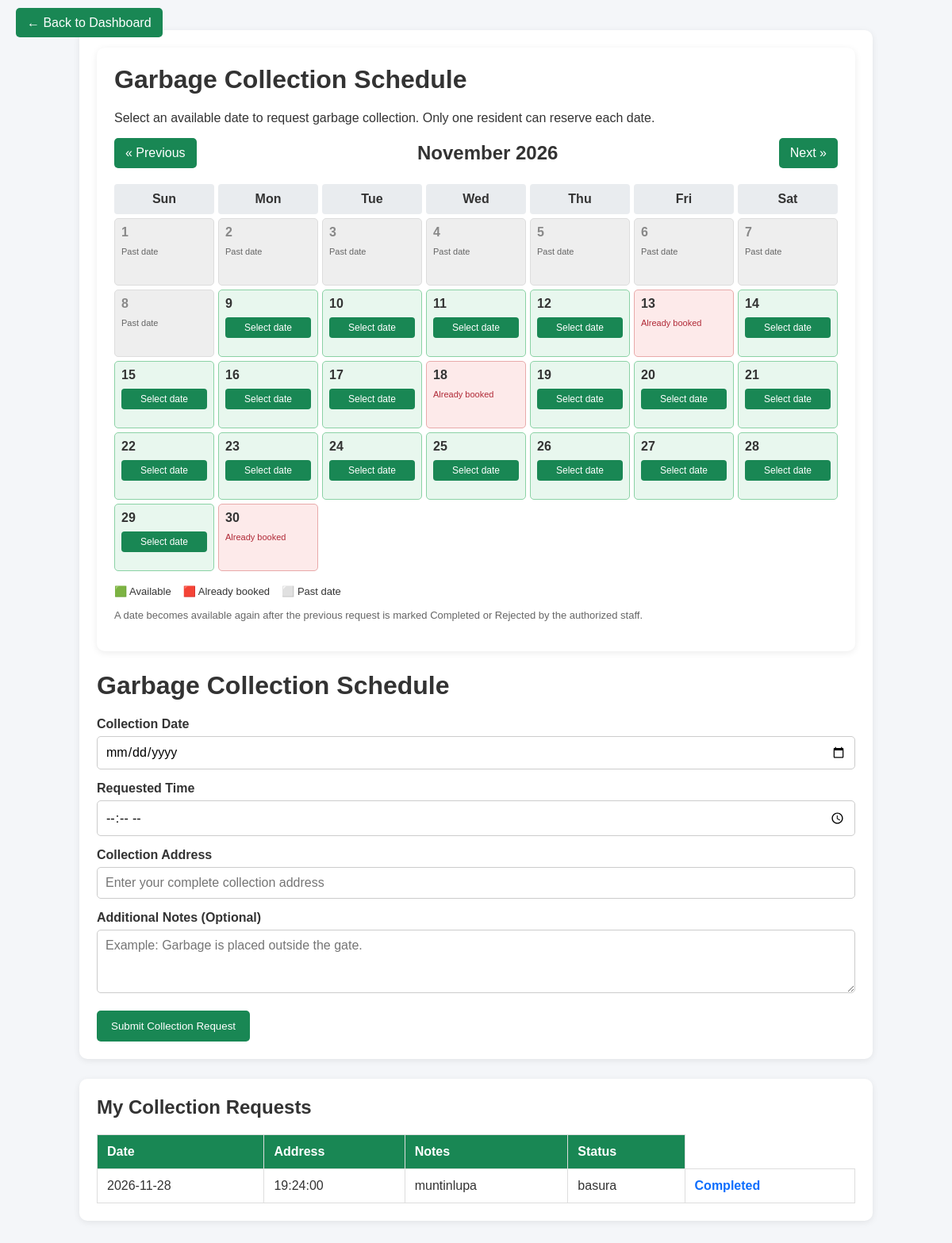
Page /wastesystem/residents/collection_schedule.php (signed in) on the committed database.
### tables this page shows
CREATE TABLE `collection_schedules` (
  `id` int(11) NOT NULL,
  `user_id` int(11) NOT NULL,
  `collector_id` int(11) DEFAULT NULL,
  `notes` text NOT NULL,
  `collection_date` date NOT NULL,
  `requested_time` time NOT NULL,
  `collection_address` varchar(255) NOT NULL,
  `status` enum('Rejected','Approved','Completed','Pending') NOT NULL DEFAULT 'Pending',
  `created_at` timestamp NOT NULL DEFAULT current_timestamp()
);

### wastesystem/residents/collection_schedule.php (the view, shortened to what this page needs)
<?php
include "../config/database.php";
$user_id = (int) $_SESSION["user_id"];
$month = isset($_GET["month"]) ? $_GET["month"] : date("Y-m");
$first_day = new DateTime($month . "-01");
$last_day = clone $first_day;
$last_day->modify("last day of this month");
$today = date("Y-m-d");
$booked_dates = [];
$start_date = $first_day->format("Y-m-d");
$end_date = $last_day->format("Y-m-d");
$booked_query = mysqli_prepare(
    $conn,
    "SELECT collection_date
     FROM collection_schedules
     WHERE collection_date BETWEEN ? AND ?
     AND status IN ('Pending', 'Approved')"
);
mysqli_stmt_bind_param($booked_query, "ss", $start_date, $end_date);
mysqli_stmt_execute($booked_query);
$booked_result = mysqli_stmt_get_result($booked_query);
while ($row = mysqli_fetch_assoc($booked_result)) {
    $booked_dates[] = $row["collection_date"];
}
$history = mysqli_prepare(
    $conn,
    "SELECT id, collection_date, requested_time,
            collection_address, notes, status
     FROM collection_schedules
     WHERE user_id = ?
     ORDER BY collection_date DESC, id DESC"
);
mysqli_stmt_bind_param($history, "i", $user_id);
mysqli_stmt_execute($history);
$history_result = mysqli_stmt_get_result($history);
$previous_month = clone $first_day;
$previous_month->modify("-1 month");
$next_month = clone $first_day;
$next_month->modify("+1 month");
$days_in_month = (int) $first_day->format("t");
?>
<!DOCTYPE html>
<html lang="en">
<head>
</head>
<body>
 <a href="dashboard.php" class="nav-button">← Back to Dashboard</a>
<div class="container">
    <div class="card">
    <div class="card">
        <h1>Garbage Collection Schedule</h1>
        <p>
            Select an available date to request garbage collection.
            Only one resident can reserve each date.
        </p>
        <div class="calendar-header">
            <a class="nav-button"
               href="?month=<?= $previous_month->format('Y-m') ?>">
                &laquo; Previous
            </a>
            <h2><?= $first_day->format("F Y") ?></h2>
            <a class="nav-button"
               href="?month=<?= $next_month->format('Y-m') ?>">
                Next &raquo;
            </a>
        </div>
        <div class="calendar">
            <?php
            $weekdays = ["Sun", "Mon", "Tue", "Wed", "Thu", "Fri", "Sat"];
            foreach ($weekdays as $weekday):
            ?>
                <div class="day-name">
                    <?= $weekday ?>
                </div>
            <?php endforeach; ?>
            <?php
            for ($day = 1; $day <= $days_in_month; $day++):
                $date = $first_day->format("Y-m-") . str_pad(
                    $day,
                    2,
                    "0",
                    STR_PAD_LEFT
                );
                $is_past = $date < $today;
                $is_booked = in_array($date, $booked_dates);
                if ($is_past) {
                    $class = "past";
                } elseif ($is_booked) {
                    $class = "booked";
                } else {
                    $class = "available";
                }
            ?>
                <div class="day <?= $class ?>">
                    <span class="day-number">
                        <?= $day ?>
                    </span>
                    <?php if ($is_past): ?>
                        <span class="past-label">Past date</span>
                    <?php elseif ($is_booked): ?>
                        <span class="booked-label">
                            Already booked
                        </span>
                    <?php else: ?>
                        <button
                            type="button"
                            class="available-button"
                            onclick="selectDate('<?= $date ?>')">
                            Select date
                        </button>
                    <?php endif; ?>
                </div>
            <?php endfor; ?>
        </div>
        <div class="legend">
            <span>🟩 Available</span>
            <span>🟥 Already booked</span>
            <span>⬜ Past date</span>
        </div>
        <p class="small-note">
            A date becomes available again after the previous request
            is marked Completed or Rejected by the authorized staff.
        </p>
    </div>
    <h1 style="margin-top: 20px;">Garbage Collection Schedule</h1>
        <form method="POST" action="" id="schedule-form">
            <label for="collection_date">Collection Date</label>
            <input
                type="date"
                id="collection_date"
                name="collection_date"
                min="<?= htmlspecialchars($today) ?>"
                value="<?= htmlspecialchars($_POST['collection_date'] ?? '') ?>"
                required
            >
            <div class="form-group">
                <label class="form-label" for="requested_time">
                    Requested Time
                </label>
                <input
                    type="time"
                    id="requested_time"
                    name="requested_time"
                    class="form-control"
                    value="<?= htmlspecialchars($_POST['requested_time'] ?? '') ?>"
                    required
                >
            </div>
            <label for="collection_address">Collection Address</label>
            <input
                type="text"
                id="collection_address"
                name="collection_address"
                maxlength="255"
                value="<?= htmlspecialchars($_POST['collection_address'] ?? '') ?>"
                placeholder="Enter your complete collection address"
                required
            >
            <label for="notes">Additional Notes (Optional)</label>
            <textarea
                id="notes"
                name="notes"
                placeholder="Example: Garbage is placed outside the gate."
            ><?= htmlspecialchars($_POST['notes'] ?? '') ?></textarea>
            <button
                type="submit"
                name="schedule"
                class="submit-button">
                Submit Collection Request
            </button>
        </form>
    </div>
    <div class="card">
        <h2>My Collection Requests</h2>
        <div class="table-wrapper">
            <table>
                <thead>
                    <tr>
                        <th>Date</th>
                        <th>Address</th>
                        <th>Notes</th>
                        <th>Status</th>
                    </tr>
                </thead>
                <tbody>
                    <?php if (mysqli_num_rows($history_result) > 0): ?>
                        <?php while ($row = mysqli_fetch_assoc($history_result)): ?>
                            <?php
                            $status_class = "status-" .
                                strtolower($row["status"]);
                            ?>
                            <tr>
                                <td>
                                    <?= htmlspecialchars($row["collection_date"]) ?>
                                </td>
                                <td>
                                    <?= htmlspecialchars($row["requested_time"]) ?>
                                </td>
                                <td>
                                    <?= htmlspecialchars($row["collection_address"]) ?>
                                </td>
                                <td>
                                    <?= htmlspecialchars($row["notes"] ?? "") ?>
                                </td>
                                <td class="status <?= htmlspecialchars($status_class) ?>">
                                    <?= htmlspecialchars($row["status"]) ?>
                                </td>
                            </tr>
                        <?php endwhile; ?>
                    <?php endif; ?>
                </tbody>
            </table>
        </div>
    </div>
</div>
</body>
</html>

### wastesystem/residents/collection_schedule.php (style rules this page uses)
* { box-sizing: border-box; }
body { font-family: Arial, sans-serif; background: #f4f6f9; margin: 0; padding: 20px; color: #333; }
.container { max-width: 1000px; margin: auto; }
.card { background: white; padding: 22px; margin-bottom: 25px; border-radius: 10px; box-shadow: 0 2px 8px rgba(0, 0, 0, 0.08); }
h1, h2 { margin-top: 0; }
.calendar-header { display: flex; justify-content: space-between; align-items: center; gap: 10px; margin-bottom: 20px; }
.calendar-header h2 { margin: 0; text-align: center; }
.nav-button { background: #198754; color: white; text-decoration: none; padding: 10px 14px; border-radius: 5px; }
.calendar { display: grid; grid-template-columns: repeat(7, minmax(0, 1fr)); gap: 5px; }
.day-name { text-align: center; font-weight: bold; padding: 10px 0; background: #e9ecef; border-radius: 4px; }
.day { min-height: 85px; padding: 8px; border: 1px solid #ddd; border-radius: 5px; background: white; }
.day-number { font-weight: bold; display: block; margin-bottom: 8px; }
.available { background: #e8f7ee; border-color: #8bd2a5; }
.booked { background: #fdeaea; border-color: #e8aaaa; }
.past { background: #eeeeee; color: #888; }
.available-button { display: block; width: 100%; border: none; padding: 6px 2px; background: #198754; color: white; border-radius: 4px; cursor: pointer; font-size: 12px; }
.booked-label, .past-label { font-size: 11px; display: block; line-height: 1.4; }
.booked-label { color: #b02a37; }
.past-label { color: #666; }
.legend { display: flex; flex-wrap: wrap; gap: 15px; margin-top: 18px; font-size: 13px; }
label { display: block; margin: 15px 0 6px; font-weight: bold; }
input, textarea { width: 100%; padding: 10px; border: 1px solid #ccc; border-radius: 5px; font: inherit; }
textarea { min-height: 80px; resize: vertical; }
.submit-button { margin-top: 18px; padding: 12px 18px; background: #198754; color: white; border: none; border-radius: 5px; cursor: pointer; }
.table-wrapper { overflow-x: auto; }
table { width: 100%; border-collapse: collapse; min-width: 600px; }
th, td { padding: 12px; border: 1px solid #ddd; text-align: left; }
th { background: #198754; color: white; }
.status { font-weight: bold; }
.status-completed { color: #0d6efd; }
.small-note { color: #666; font-size: 13px; line-height: 1.5; }

### rows in the picture
collection_schedules: collection_date "2026-11-28", requested_time "19:24:00", collection_address "muntinlupa", notes "basura", status "Completed"

### other values in the picture
$first_day->format("F Y") "November 2026"
$weekday "Sun"
$weekday "Mon"
$weekday "Tue"
$weekday "Wed"
$weekday "Thu"
$weekday "Fri"
$weekday "Sat"
